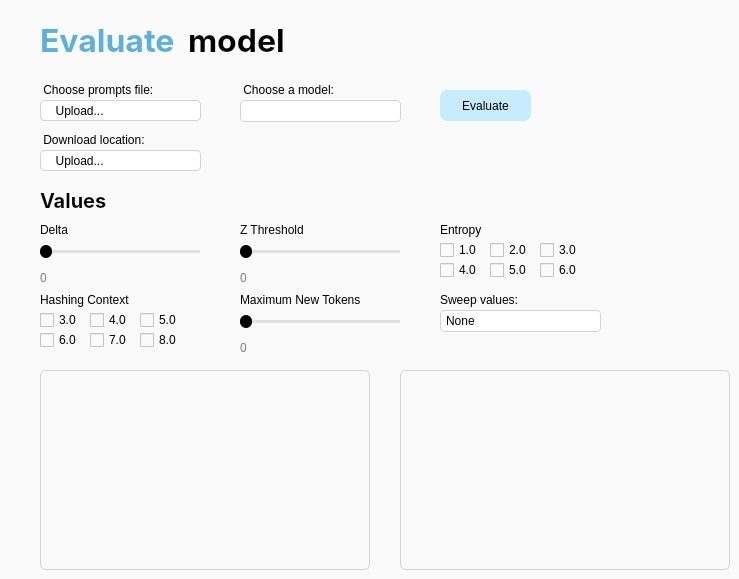
    <widget class="QWidget" name="evaluatePage">
     <property name="styleSheet">
      <string notr="true">background-color: rgb(250,250,250);
</string>
     </property>
     <widget class="QLabel" name="title2_2">
      <property name="geometry">
       <rect>
        <x>188</x>
        <y>20</y>
        <width>281</width>
        <height>41</height>
       </rect>
      </property>
      <property name="font">
       <font>
        <family>Inter</family>
        <pointsize>24</pointsize>
        <bold>true</bold>
       </font>
      </property>
      <property name="text">
       <string>model</string>
      </property>
     </widget>
     <widget class="QLabel" name="title_2">
      <property name="geometry">
       <rect>
        <x>40</x>
        <y>20</y>
        <width>281</width>
        <height>41</height>
       </rect>
      </property>
      <property name="font">
       <font>
        <family>Inter</family>
        <pointsize>24</pointsize>
        <bold>true</bold>
       </font>
      </property>
      <property name="styleSheet">
       <string notr="true">color: rgb(91,177,219);</string>
      </property>
      <property name="text">
       <string>Evaluate</string>
      </property>
     </widget>
     <widget class="QLabel" name="label_3">
      <property name="geometry">
       <rect>
        <x>240</x>
        <y>80</y>
        <width>101</width>
        <height>20</height>
       </rect>
      </property>
      <property name="text">
       <string> Choose a model:</string>
      </property>
     </widget>
     <widget class="QComboBox" name="evalModelComboBox">
      <property name="geometry">
       <rect>
        <x>240</x>
        <y>100</y>
        <width>161</width>
        <height>22</height>
       </rect>
      </property>
      <property name="styleSheet">
       <string notr="true">QComboBox {
    background: white;
    border: 1px solid lightgrey;
    border-radius: 4px;
    padding: 3px;
padding-left: 5px;
}

QComboBox::drop-down {
    border: none;
    width: 20px;
    background: white;
border-radius: 4px;
}

QComboBox::down-arrow {
	image: url(:/icons/files/arrow.png);
width: 12px;
}</string>
      </property>
      <property name="frame">
       <bool>true</bool>
      </property>
     </widget>
     <widget class="QPushButton" name="evalUploadFileButton">
      <property name="geometry">
       <rect>
        <x>40</x>
        <y>100</y>
        <width>161</width>
        <height>21</height>
       </rect>
      </property>
      <property name="styleSheet">
       <string notr="true">QPushButton {
text-align: left;
font-family: &quot;Inter&quot;;
border: 1px solid lightgrey;
background-color: white;
color: black;
border-radius: 4px;
padding-left: 8px;
}

QPushButton:hover {
background-color: whitesmoke;
}

QPushButton:pressed {
background-color: lightgrey;
}</string>
      </property>
      <property name="text">
       <string>  Upload...</string>
      </property>
      <property name="icon">
       <iconset resource="resources.qrc">
        <normaloff>:/icons/files/folder.png</normaloff>:/icons/files/folder.png</iconset>
      </property>
     </widget>
     <widget class="QLabel" name="label_4">
      <property name="geometry">
       <rect>
        <x>40</x>
        <y>80</y>
        <width>121</width>
        <height>20</height>
       </rect>
      </property>
      <property name="text">
       <string> Choose prompts file:</string>
      </property>
     </widget>
     <widget class="QPushButton" name="evalButton">
      <property name="geometry">
       <rect>
        <x>440</x>
        <y>90</y>
        <width>91</width>
        <height>31</height>
       </rect>
      </property>
      <property name="styleSheet">
       <string notr="true">QPushButton {
text-align: center;
font-family: &quot;Inter&quot;;
border: none;
background-color: rgb(199,236,255);
color: black;
border-radius: 7px 7px;
}

QPushButton:hover {
background-color: #a1dfff;
}

QPushButton:pressed {
background-color: #78d1ff;
}
</string>
      </property>
      <property name="text">
       <string>Evaluate</string>
      </property>
     </widget>
     <widget class="QLabel" name="label_5">
      <property name="geometry">
       <rect>
        <x>40</x>
        <y>190</y>
        <width>141</width>
        <height>21</height>
       </rect>
      </property>
      <property name="font">
       <font>
        <family>Inter</family>
        <pointsize>15</pointsize>
        <bold>true</bold>
       </font>
      </property>
      <property name="styleSheet">
       <string notr="true">border: none;</string>
      </property>
      <property name="text">
       <string>Values</string>
      </property>
     </widget>
     <widget class="QSlider" name="evalMaxNewTokensSlider">
      <property name="geometry">
       <rect>
        <x>240</x>
        <y>310</y>
        <width>160</width>
        <height>22</height>
       </rect>
      </property>
      <property name="styleSheet">
       <string notr="true">QSlider::groove:horizontal {
    border: none;
    background: #ccc;            
    height: 3px;                 
    border-radius: 1.5px;
}

QSlider::handle:horizontal {
    background: black;         
    border: none;
    width: 12px;                
    height: 12px;
    margin: -5px 0;              
    border-radius: 6px;          
}

QSlider::handle:horizontal:hover {
    background: #78C4EA;         
}

QSlider::sub-page:horizontal {
    background: #3498db;        
    border-radius: 1.5px;
}

QSlider::add-page:horizontal {
    background: #e0e0e0;         
    border-radius: 1.5px;
}
</string>
      </property>
      <property name="minimum">
       <number>512</number>
      </property>
      <property name="maximum">
       <number>4096</number>
      </property>
      <property name="orientation">
       <enum>Qt::Orientation::Horizontal</enum>
      </property>
     </widget>
     <widget class="QLabel" name="label_6">
      <property name="geometry">
       <rect>
        <x>40</x>
        <y>220</y>
        <width>101</width>
        <height>20</height>
       </rect>
      </property>
      <property name="text">
       <string>Delta</string>
      </property>
     </widget>
     <widget class="QLabel" name="label_7">
      <property name="geometry">
       <rect>
        <x>40</x>
        <y>290</y>
        <width>101</width>
        <height>20</height>
       </rect>
      </property>
      <property name="text">
       <string>Hashing Context</string>
      </property>
     </widget>
     <widget class="QLabel" name="label_8">
      <property name="geometry">
       <rect>
        <x>240</x>
        <y>290</y>
        <width>131</width>
        <height>20</height>
       </rect>
      </property>
      <property name="text">
       <string>Maximum New Tokens</string>
      </property>
     </widget>
     <widget class="QLabel" name="label_9">
      <property name="geometry">
       <rect>
        <x>440</x>
        <y>220</y>
        <width>101</width>
        <height>20</height>
       </rect>
      </property>
      <property name="text">
       <string>Entropy</string>
      </property>
     </widget>
     <widget class="QWidget" name="graph1" native="true">
      <property name="geometry">
       <rect>
        <x>40</x>
        <y>370</y>
        <width>330</width>
        <height>200</height>
       </rect>
      </property>
      <property name="styleSheet">
       <string notr="true">border: 1px solid lightgrey;
border-radius: 5px 5px;</string>
      </property>
     </widget>
     <widget class="QWidget" name="graph2" native="true">
      <property name="geometry">
       <rect>
        <x>400</x>
        <y>370</y>
        <width>330</width>
        <height>200</height>
       </rect>
      </property>
      <property name="styleSheet">
       <string notr="true">border: 1px solid lightgrey;
border-radius: 5px 5px;</string>
      </property>
     </widget>
     <widget class="QLabel" name="evalMaxDisplayValue">
      <property name="geometry">
       <rect>
        <x>240</x>
        <y>340</y>
        <width>31</width>
        <height>16</height>
       </rect>
      </property>
      <property name="styleSheet">
       <string notr="true">border: none;
color: grey;</string>
      </property>
      <property name="text">
       <string>0</string>
      </property>
     </widget>
     <widget class="QLabel" name="evalZDisplayValue">
      <property name="geometry">
       <rect>
        <x>240</x>
        <y>270</y>
        <width>31</width>
        <height>16</height>
       </rect>
      </property>
      <property name="styleSheet">
       <string notr="true">border: none;
color: grey;</string>
      </property>
      <property name="text">
       <string>0</string>
      </property>
     </widget>
     <widget class="QLabel" name="label_22">
      <property name="geometry">
       <rect>
        <x>240</x>
        <y>220</y>
        <width>101</width>
        <height>20</height>
       </rect>
      </property>
      <property name="text">
       <string>Z Threshold</string>
      </property>
     </widget>
     <widget class="QSlider" name="evalZSlider">
      <property name="geometry">
       <rect>
        <x>240</x>
        <y>240</y>
        <width>160</width>
        <height>22</height>
       </rect>
      </property>
      <property name="styleSheet">
       <string notr="true">QSlider::groove:horizontal {
    border: none;
    background: #ccc;            
    height: 3px;                 
    border-radius: 1.5px;
}

QSlider::handle:horizontal {
    background: black;         
    border: none;
    width: 12px;                
    height: 12px;
    margin: -5px 0;              
    border-radius: 6px;          
}

QSlider::handle:horizontal:hover {
    background: #78C4EA;         
}

QSlider::sub-page:horizontal {
    background: #3498db;        
    border-radius: 1.5px;
}

QSlider::add-page:horizontal {
    background: #e0e0e0;         
    border-radius: 1.5px;
}

</string>
      </property>
      <property name="orientation">
       <enum>Qt::Orientation::Horizontal</enum>
      </property>
     </widget>
     <widget class="QLabel" name="evalDeltaDisplayValue">
      <property name="geometry">
       <rect>
        <x>40</x>
        <y>270</y>
        <width>31</width>
        <height>16</height>
       </rect>
      </property>
      <property name="styleSheet">
       <string notr="true">border: none;
color: grey;</string>
      </property>
      <property name="text">
       <string>0</string>
      </property>
     </widget>
     <widget class="QSlider" name="evalDeltaSlider">
      <property name="geometry">
       <rect>
        <x>40</x>
        <y>240</y>
        <width>160</width>
        <height>22</height>
       </rect>
      </property>
      <property name="styleSheet">
       <string notr="true">QSlider::groove:horizontal {
    border: none;
    background: #ccc;            
    height: 3px;                 
    border-radius: 1.5px;
}

QSlider::handle:horizontal {
    background: black;         
    border: none;
    width: 12px;                
    height: 12px;
    margin: -5px 0;              
    border-radius: 6px;          
}

QSlider::handle:horizontal:hover {
    background: #78C4EA;         
}

QSlider::sub-page:horizontal {
    background: #3498db;        
    border-radius: 1.5px;
}

QSlider::add-page:horizontal {
    background: #e0e0e0;         
    border-radius: 1.5px;
}

</string>
      </property>
      <property name="maximum">
       <number>5</number>
      </property>
      <property name="orientation">
       <enum>Qt::Orientation::Horizontal</enum>
      </property>
     </widget>
     <widget class="QLabel" name="label_29">
      <property name="geometry">
       <rect>
        <x>440</x>
        <y>290</y>
        <width>101</width>
        <height>20</height>
       </rect>
      </property>
      <property name="text">
       <string>Sweep values:</string>
      </property>
     </widget>
     <widget class="QComboBox" name="evalSweepComboBox">
      <property name="geometry">
       <rect>
        <x>440</x>
        <y>310</y>
        <width>161</width>
        <height>22</height>
       </rect>
      </property>
      <property name="styleSheet">
       <string notr="true">QComboBox {
    background: white;
    border: 1px solid lightgrey;
    border-radius: 4px;
    padding: 3px;
padding-left: 5px;
}

QComboBox::drop-down {
    border: none;
    width: 20px;
    background: white;
border-radius: 4px;
}

QComboBox::down-arrow {
	image: url(:/icons/files/arrow.png);
width: 12px;
}</string>
      </property>
      <property name="frame">
       <bool>true</bool>
      </property>
      <item>
       <property name="text">
        <string>None</string>
       </property>
      </item>
      <item>
       <property name="text">
        <string>Entropy</string>
       </property>
      </item>
      <item>
       <property name="text">
        <string>Hashing Context</string>
       </property>
      </item>
     </widget>
     <widget class="QPushButton" name="evalDownloadFileButton">
      <property name="geometry">
       <rect>
        <x>40</x>
        <y>150</y>
        <width>161</width>
        <height>21</height>
       </rect>
      </property>
      <property name="styleSheet">
       <string notr="true">QPushButton {
text-align: left;
font-family: &quot;Inter&quot;;
border: 1px solid lightgrey;
background-color: white;
color: black;
border-radius: 4px;
padding-left: 8px;
}

QPushButton:hover {
background-color: whitesmoke;
}

QPushButton:pressed {
background-color: lightgrey;
}</string>
      </property>
      <property name="text">
       <string>  Upload...</string>
      </property>
      <property name="icon">
       <iconset resource="resources.qrc">
        <normaloff>:/icons/files/folder.png</normaloff>:/icons/files/folder.png</iconset>
      </property>
     </widget>
     <widget class="QLabel" name="label_10">
      <property name="geometry">
       <rect>
        <x>40</x>
        <y>130</y>
        <width>121</width>
        <height>20</height>
       </rect>
      </property>
      <property name="text">
       <string> Download location:</string>
      </property>
     </widget>
     <widget class="QWidget" name="entWidget" native="true">
      <property name="geometry">
       <rect>
        <x>440</x>
        <y>240</y>
        <width>151</width>
        <height>41</height>
       </rect>
      </property>
      <widget class="QCheckBox" name="evalEnt1Check">
       <property name="geometry">
        <rect>
         <x>0</x>
         <y>0</y>
         <width>81</width>
         <height>20</height>
        </rect>
       </property>
       <property name="text">
        <string>1.0</string>
       </property>
      </widget>
      <widget class="QCheckBox" name="evalEnt2Check">
       <property name="geometry">
        <rect>
         <x>50</x>
         <y>0</y>
         <width>81</width>
         <height>20</height>
        </rect>
       </property>
       <property name="text">
        <string>2.0</string>
       </property>
      </widget>
      <widget class="QCheckBox" name="evalEnt3Check">
       <property name="geometry">
        <rect>
         <x>100</x>
         <y>0</y>
         <width>51</width>
         <height>20</height>
        </rect>
       </property>
       <property name="text">
        <string>3.0</string>
       </property>
      </widget>
      <widget class="QCheckBox" name="evalEnt4Check">
       <property name="geometry">
        <rect>
         <x>0</x>
         <y>20</y>
         <width>81</width>
         <height>20</height>
        </rect>
       </property>
       <property name="text">
        <string>4.0</string>
       </property>
      </widget>
      <widget class="QCheckBox" name="evalEnt5Check">
       <property name="geometry">
        <rect>
         <x>50</x>
         <y>20</y>
         <width>81</width>
         <height>20</height>
        </rect>
       </property>
       <property name="text">
        <string>5.0</string>
       </property>
      </widget>
      <widget class="QCheckBox" name="evalEnt6Check">
       <property name="geometry">
        <rect>
         <x>100</x>
         <y>20</y>
         <width>81</width>
         <height>20</height>
        </rect>
       </property>
       <property name="text">
        <string>6.0</string>
       </property>
      </widget>
     </widget>
     <widget class="QWidget" name="hashWidget" native="true">
      <property name="geometry">
       <rect>
        <x>30</x>
        <y>310</y>
        <width>161</width>
        <height>51</height>
       </rect>
      </property>
      <widget class="QCheckBox" name="evalHash8Check">
       <property name="geometry">
        <rect>
         <x>110</x>
         <y>20</y>
         <width>81</width>
         <height>20</height>
        </rect>
       </property>
       <property name="text">
        <string>8.0</string>
       </property>
      </widget>
      <widget class="QCheckBox" name="evalHash6Check">
       <property name="geometry">
        <rect>
         <x>10</x>
         <y>20</y>
         <width>81</width>
         <height>20</height>
        </rect>
       </property>
       <property name="text">
        <string>6.0</string>
       </property>
      </widget>
      <widget class="QCheckBox" name="evalHash7Check">
       <property name="geometry">
        <rect>
         <x>60</x>
         <y>20</y>
         <width>81</width>
         <height>20</height>
        </rect>
       </property>
       <property name="text">
        <string>7.0</string>
       </property>
      </widget>
      <widget class="QCheckBox" name="evalHash5Check">
       <property name="geometry">
        <rect>
         <x>110</x>
         <y>0</y>
         <width>81</width>
         <height>20</height>
        </rect>
       </property>
       <property name="text">
        <string>5.0</string>
       </property>
      </widget>
      <widget class="QCheckBox" name="evalHash4Check">
       <property name="geometry">
        <rect>
         <x>60</x>
         <y>0</y>
         <width>81</width>
         <height>20</height>
        </rect>
       </property>
       <property name="text">
        <string>4.0</string>
       </property>
      </widget>
      <widget class="QCheckBox" name="evalHash3Check">
       <property name="geometry">
        <rect>
         <x>10</x>
         <y>0</y>
         <width>81</width>
         <height>20</height>
        </rect>
       </property>
       <property name="text">
        <string>3.0</string>
       </property>
      </widget>
      <zorder>evalHash6Check</zorder>
      <zorder>evalHash7Check</zorder>
      <zorder>evalHash3Check</zorder>
      <zorder>evalHash4Check</zorder>
      <zorder>evalHash5Check</zorder>
      <zorder>evalHash8Check</zorder>
     </widget>
     <zorder>title_2</zorder>
     <zorder>title2_2</zorder>
     <zorder>label_3</zorder>
     <zorder>evalModelComboBox</zorder>
     <zorder>evalUploadFileButton</zorder>
     <zorder>label_4</zorder>
     <zorder>evalButton</zorder>
     <zorder>label_5</zorder>
     <zorder>evalMaxNewTokensSlider</zorder>
     <zorder>label_6</zorder>
     <zorder>label_7</zorder>
     <zorder>label_8</zorder>
     <zorder>label_9</zorder>
     <zorder>graph1</zorder>
     <zorder>graph2</zorder>
     <zorder>evalMaxDisplayValue</zorder>
     <zorder>evalZDisplayValue</zorder>
     <zorder>label_22</zorder>
     <zorder>evalZSlider</zorder>
     <zorder>evalDeltaDisplayValue</zorder>
     <zorder>evalDeltaSlider</zorder>
     <zorder>label_29</zorder>
     <zorder>evalSweepComboBox</zorder>
     <zorder>evalDownloadFileButton</zorder>
     <zorder>label_10</zorder>
     <zorder>entWidget</zorder>
     <zorder>hashWidget</zorder>
    </widget>
